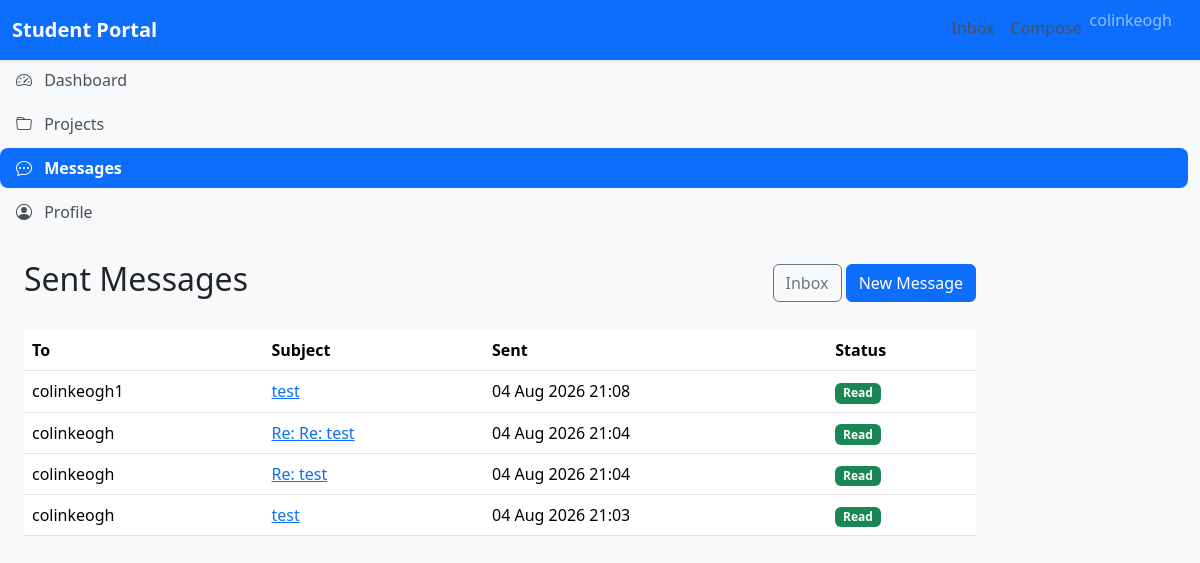
The app's page /messaging/sent/ (signed in), older data.
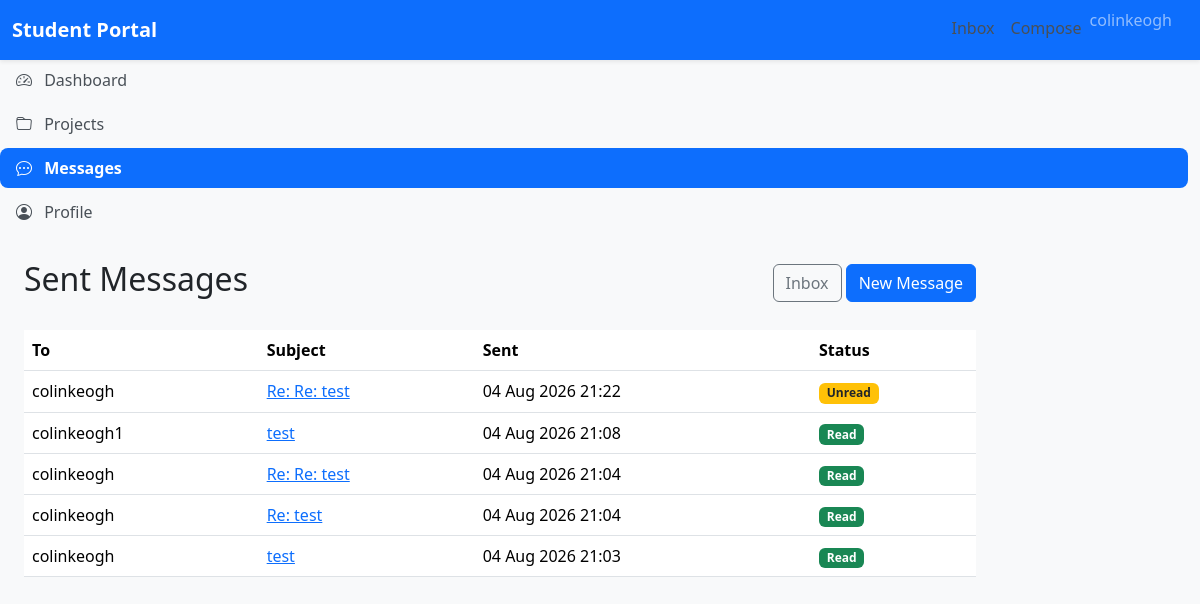
The same page, newer data.
### messaging/models.py (models this page shows, shortened)
class Message(models.Model):
    sender = models.ForeignKey(
        settings.AUTH_USER_MODEL,
        on_delete=models.CASCADE,
        related_name="sent_messages",
    )
    recipient = models.ForeignKey(
        settings.AUTH_USER_MODEL,
        on_delete=models.CASCADE,
        related_name="received_messages",
    )
    subject = models.CharField(max_length=200)
    body = models.TextField()
    sent_at = models.DateTimeField(auto_now_add=True)
    is_read = models.BooleanField(default=False)
    class Meta:
        ordering = ["-sent_at"]

### accounts/models.py (models this page shows)
class CustomUser(AbstractUser):
    pass

### messaging/views.py (the view)
# urls.py: path("sent/", views.sent_messages, name="sent"),
@login_required
def sent_messages(request):
    messages = Message.objects.filter(
        sender=request.user,
    )
    return render(
        request,
        "messaging/sent_messages.html",
        {
            "messages": messages,
        },
    )

### messaging/templates/messaging/sent_messages.html (shortened to what this page needs)
{% extends "base.html" %}
{% block content %}
<div class="d-flex justify-content-between align-items-center mb-4">
    <h2>Sent Messages</h2>
    <div>
        <a
            href="{% url 'messaging:inbox' %}"
            class="btn btn-outline-secondary">
            Inbox
        </a>
        <a
            href="{% url 'messaging:new' %}"
            class="btn btn-primary">
            New Message
        </a>
    </div>
</div>
{% if messages %}
<table class="table table-hover">
    <thead>
        <tr>
            <th>To</th>
            <th>Subject</th>
            <th>Sent</th>
            <th>Status</th>
        </tr>
    </thead>
    <tbody>
    {% for message in messages %}
        <tr>
            <td>{{ message.recipient.username }}</td>
            <td>
                <a href="{% url 'messaging:detail' message.pk %}">
                    {{ message.subject }}
                </a>
            </td>
            <td>{{ message.sent_at|date:"d M Y H:i" }}</td>
            <td>
                {% if message.is_read %}
                    <span class="badge bg-success">
                        Read
                    </span>
                {% else %}
                    <span class="badge bg-warning text-dark">
                        Unread
                    </span>
                {% endif %}
            </td>
        </tr>
    {% endfor %}
    </tbody>
</table>
{% else %}
<div class="alert alert-info">
    You haven't sent any messages yet.
</div>
{% endif %}
{% endblock %}

Row changes from the older to the newer data that the page shows:
added Message: recipient.username "colinkeogh", subject "Re: Re: test", sent_at "04 Aug 2026 21:22", is_read "Unread"
